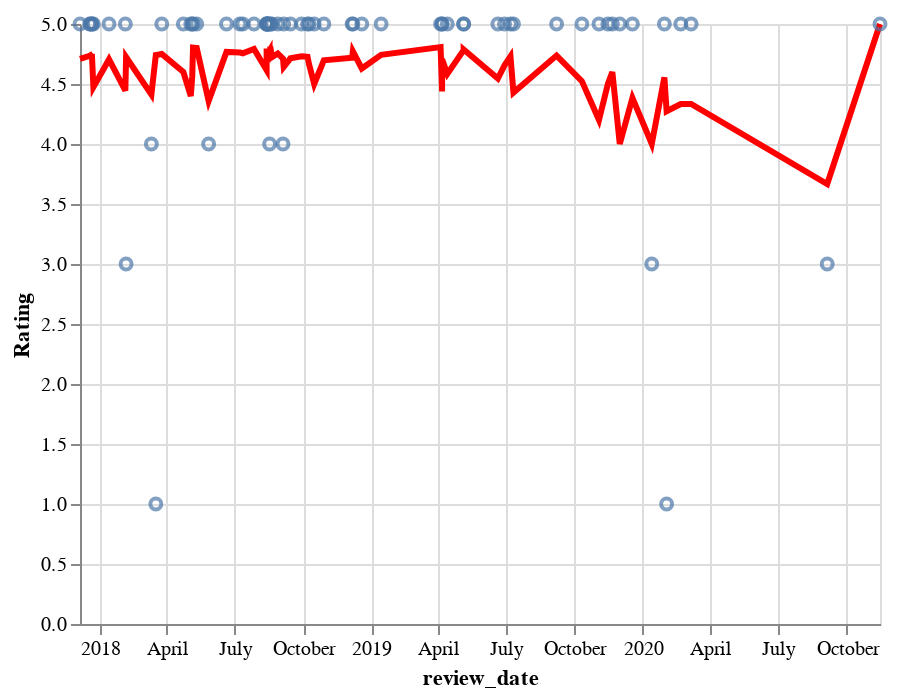

The notebook cell this image was saved under:
### Code cell
review_trend("Zia Gianna")

### Figure 1 — Vega-Lite specification as saved in the notebook (floating-point values rounded to 4 significant figures)
{"config": {"view": {"continuousWidth": 400, "continuousHeight": 300}}, "layer": [{"mark": {"type": "line", "color": "red", "size": 3}, "encoding": {"x": {"type": "temporal", "field": "review_date"}, "y": {"type": "quantitative", "field": "rolling_mean"}}, "transform": [{"window": [{"op": "mean", "field": "review_rating", "as": "rolling_mean"}]}]}, {"mark": "point", "encoding": {"x": {"type": "temporal", "field": "review_date"}, "y": {"type": "quantitative", "axis": {"title": "Rating"}, "field": "review_rating"}}}], "data": {"name": "data-9e76f92393fc05ad6a4dc9661aa53086"}, "$schema": "https://vega.github.io/schema/vega-lite/v4.8.1.json", "datasets": {"data-9e76f92393fc05ad6a4dc9661aa53086": [{"review_date": "2020-11-15T00:00:00", "review_rating": 5}, {"review_date": "2020-01-13T00:00:00", "review_rating": 3}, {"review_date": "2020-09-05T00:00:00", "review_rating": 3}, {"review_date": "2019-12-01T00:00:00", "review_rating": 5}, {"review_date": "2019-11-03T00:00:00", "review_rating": 5}, {"review_date": "2020-03-06T00:00:00", "review_rating": 5}, {"review_date": "2019-07-11T00:00:00", "review_rating": 5}, {"review_date": "2018-10-16T00:00:00", "review_rating": 5}, {"review_date": "2020-01-30T00:00:00", "review_rating": 5}, {"review_date": "2019-11-21T00:00:00", "review_rating": 5}, {"review_date": "2020-02-02T00:00:00", "review_rating": 1}, {"review_date": "2020-02-21T00:00:00", "review_rating": 5}, {"review_date": "2019-12-18T00:00:00", "review_rating": 5}, {"review_date": "2018-05-27T00:00:00", "review_rating": 4}, {"review_date": "2018-05-03T00:00:00", "review_rating": 5}, {"review_date": "2019-04-06T00:00:00", "review_rating": 5}, {"review_date": "2018-03-11T00:00:00", "review_rating": 4}, {"review_date": "2018-02-04T00:00:00", "review_rating": 5}, {"review_date": "2017-12-23T00:00:00", "review_rating": 5}, {"review_date": "2019-11-15T00:00:00", "review_rating": 5}, {"review_date": "2019-10-11T00:00:00", "review_rating": 5}, {"review_date": "2019-06-20T00:00:00", "review_rating": 5}, {"review_date": "2018-05-05T00:00:00", "review_rating": 5}, {"review_date": "2019-04-13T00:00:00", "review_rating": 5}, {"review_date": "2018-04-23T00:00:00", "review_rating": 5}, {"review_date": "2018-08-13T00:00:00", "review_rating": 5}, {"review_date": "2018-12-19T00:00:00", "review_rating": 5}, {"review_date": "2018-09-05T00:00:00", "review_rating": 5}, {"review_date": "2019-06-29T00:00:00", "review_rating": 5}, {"review_date": "2018-10-09T00:00:00", "review_rating": 5}, {"review_date": "2018-08-14T00:00:00", "review_rating": 5}, {"review_date": "2018-08-14T00:00:00", "review_rating": 5}, {"review_date": "2018-10-29T00:00:00", "review_rating": 5}, {"review_date": "2019-04-06T00:00:00", "review_rating": 5}, {"review_date": "2018-09-14T00:00:00", "review_rating": 5}, {"review_date": "2017-12-21T00:00:00", "review_rating": 5}, {"review_date": "2019-07-07T00:00:00", "review_rating": 5}, {"review_date": "2019-09-07T00:00:00", "review_rating": 5}, {"review_date": "2019-01-14T00:00:00", "review_rating": 5}, {"review_date": "2017-12-21T00:00:00", "review_rating": 5}, {"review_date": "2018-07-12T00:00:00", "review_rating": 5}, {"review_date": "2018-07-08T00:00:00", "review_rating": 5}, {"review_date": "2018-06-20T00:00:00", "review_rating": 5}, {"review_date": "2018-12-07T00:00:00", "review_rating": 5}, {"review_date": "2018-08-17T00:00:00", "review_rating": 5}, {"review_date": "2019-05-05T00:00:00", "review_rating": 5}, {"review_date": "2019-05-05T00:00:00", "review_rating": 5}, {"review_date": "2018-07-27T00:00:00", "review_rating": 5}, {"review_date": "2018-08-13T00:00:00", "review_rating": 5}, {"review_date": "2018-05-11T00:00:00", "review_rating": 5}, {"review_date": "2018-05-06T00:00:00", "review_rating": 5}, {"review_date": "2019-04-04T00:00:00", "review_rating": 5}, {"review_date": "2018-08-18T00:00:00", "review_rating": 5}, {"review_date": "2018-03-17T00:00:00", "review_rating": 1}, {"review_date": "2018-08-14T00:00:00", "review_rating": 5}, {"review_date": "2018-03-25T00:00:00", "review_rating": 5}, {"review_date": "2018-08-28T00:00:00", "review_rating": 5}, {"review_date": "2018-02-05T00:00:00", "review_rating": 3}, {"review_date": "2018-09-04T00:00:00", "review_rating": 4}, {"review_date": "2018-08-17T00:00:00", "review_rating": 4}, {"review_date": "2018-01-13T00:00:00", "review_rating": 5}, {"review_date": "2017-12-05T00:00:00", "review_rating": 5}, {"review_date": "2018-08-13T00:00:00", "review_rating": 5}, {"review_date": "2018-12-06T00:00:00", "review_rating": 5}, {"review_date": "2018-08-20T00:00:00", "review_rating": 5}, {"review_date": "2018-10-07T00:00:00", "review_rating": 5}, {"review_date": "2018-09-29T00:00:00", "review_rating": 5}, {"review_date": "2017-12-18T00:00:00", "review_rating": 5}, {"review_date": "2017-12-19T00:00:00", "review_rating": 5}]}}
